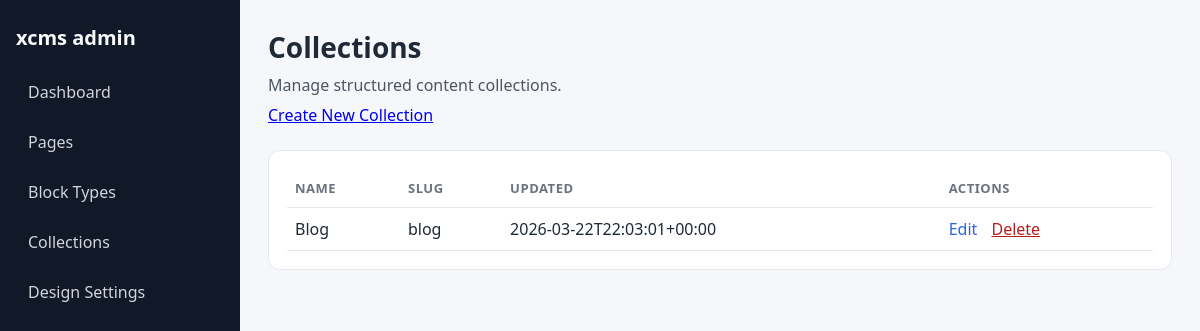
The app's page /admin/collections, older data.
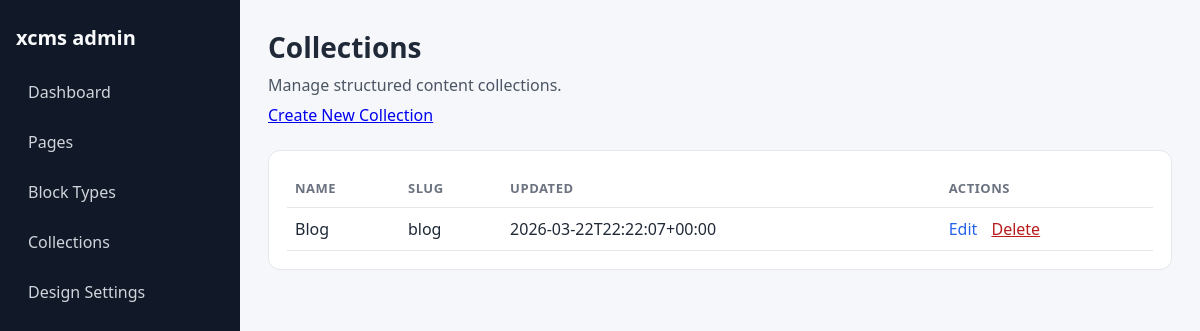
The same page, newer data.
### tables this page shows
CREATE TABLE collections (
    id INTEGER PRIMARY KEY AUTOINCREMENT,
    name TEXT NOT NULL,
    key TEXT NOT NULL,
    description TEXT,
    schema_json TEXT NOT NULL DEFAULT '{}',
    created_at TEXT NOT NULL,
    updated_at TEXT NOT NULL
);

### app/Core/View.php (called while the page is built, shortened)
<?php
class View
{
    private string $basePath;
    public function __construct()
    {
        $this->basePath = BASE_PATH . '/app/Views';
    }
    public function render(string $view, array $data = []): string
    {
        $path = $this->basePath . '/' . $view . '.php';
        extract($data, EXTR_SKIP);
        require $path;
        return ob_get_clean();
    }
}

### app/Core/Controller.php (called while the page is built, shortened)
<?php
abstract class Controller
{
    protected Response $response;
    public function __construct(Request $request, Response $response)
    {
        $this->response = $response;
    }
    protected function render(string $view, array $data = [], string $layout = 'main'): void
    {
        $viewEngine = new View();
        $content = $viewEngine->render($view, $data);
        if ($layout) {
            $layoutContent = $viewEngine->render('layouts/' . $layout, [
                'content' => $content,
                ...$data
            ]);
            $this->response->html($layoutContent);
        } else {
            $this->response->html($content);
        }
        $this->response->send();
    }
}

### app/Controllers/Admin/CollectionAdminController.php (called while the page is built, shortened)
<?php
class CollectionAdminController extends Controller
{
    private CollectionRepository $collectionRepository;
    public function __construct(Request $request, Response $response)
    {
        $this->collectionRepository = new CollectionRepository();
    }
    public function index(): void
    {
        $collections = $this->collectionRepository->all();
        $this->render('admin/collections/index', [
            'pageTitle' => 'Manage Collections',
            'collections' => $collections,
            'flash' => $this->readFlashFromQuery(),
        ], 'admin');
    }
    private function readFlashFromQuery(): ?array
    {
        return null;
    }
}

### public/index.php (called while the page is built, shortened)
<?php
try {
    $request = new Request();
    $response = new Response();
    $router = new Router();
    $routes = require dirname(__DIR__) . '/routes.php';
    foreach ($routes as $path => $handler) {
        $router->get($path, $handler);
        $router->post($path, $handler);
    }
    $router->setSlugFallback('PageController', 'show');
    $router->dispatch($request, $response);
} catch (\Exception $e) {
    http_response_code(500);
    echo '<h1>Error</h1>';
    echo '<p>' . htmlspecialchars($e->getMessage()) . '</p>';
    if (getenv('APP_DEBUG')) {
        echo '<pre>' . htmlspecialchars($e->getTraceAsString()) . '</pre>';
    }
}

### app/Core/Autoloader.php (called while the page is built, shortened)
<?php
class Autoloader
{
    private static string $basePath;
    public static function register(string $basePath): void
    {
        self::$basePath = $basePath;
    }
    public static function load(string $class): void
    {
        $path = self::$basePath . '/app/' . str_replace('\\', '/', substr($class, 4)) . '.php';
    }
}

### app/Core/Database.php (called while the page is built, shortened)
<?php
class Database
{
    private static ?PDO $instance = null;
    public static function initialize(string $dbPath): void
    {
        try {
            self::$instance = new PDO(
                'sqlite:' . $dbPath,
                null,
                null,
                [
                    PDO::ATTR_ERRMODE => PDO::ERRMODE_EXCEPTION,
                    PDO::ATTR_DEFAULT_FETCH_MODE => PDO::FETCH_ASSOC,
                ]
            );
        } catch (\PDOException $e) {
            throw new \RuntimeException('Database connection failed: ' . $e->getMessage());
        }
    }
    public static function connection(): PDO
    {
        return self::$instance;
    }
}

### app/Repositories/BaseRepository.php (called while the page is built, shortened)
<?php
abstract class BaseRepository
{
    protected string $table;
    protected PDO $db;
    public function __construct()
    {
        $this->db = Database::connection();
    }
    protected function hydrate(array $row): object
    {
        return new $this->modelClass($row);
    }
    protected function hydrateAll(array $rows): array
    {
        return array_map($this->hydrate(...), $rows);
    }
    public function all(): array
    {
        $stmt = $this->db->query("SELECT * FROM {$this->table}");
        return $this->hydrateAll($stmt->fetchAll(PDO::FETCH_ASSOC));
    }
}

### app/Models/CmsCollection.php (called while the page is built, shortened)
<?php
class CmsCollection
{
    public function fromArray(array $data): self
    {
        return $this;
    }
}

### app/Core/Request.php (called while the page is built, shortened)
<?php
class Request
{
    private string $method;
    private string $path;
    private array $server;
    public function __construct()
    {
        $this->server = $_SERVER;
        $this->method = $_SERVER['REQUEST_METHOD'] ?? 'GET';
        $this->path = $this->parsePath();
    }
    private function parsePath(): string
    {
        $requestUri = $this->server['REQUEST_URI'] ?? '/';
        $scriptName = $this->server['SCRIPT_NAME'] ?? '/';
        $path = parse_url($requestUri, PHP_URL_PATH);
        $basePath = dirname($scriptName);
        return rtrim($path ?: '/', '/') ?: '/';
    }
    public function getMethod(): string
    {
        return $this->method;
    }
    public function getPath(): string
    {
        return $this->path;
    }
}

### app/Views/admin/collections/index.php (the view, shortened to what this page needs)
<section class="admin-page-header">
    <h2>Collections</h2>
    <p>Manage structured content collections.</p>
    <p><a href="/admin/collections/create">Create New Collection</a></p>
</section>
<section class="admin-grid">
    <div class="stat-card">
        <?php if (empty($collections)): ?>
            <p>No collections found.</p>
        <?php else: ?>
            <table class="admin-table">
                <thead>
                <tr>
                    <th>Name</th>
                    <th>Slug</th>
                    <th>Updated</th>
                    <th>Actions</th>
                </tr>
                </thead>
                <tbody>
                <?php foreach ($collections as $collection): ?>
                    <tr>
                        <td><?= htmlspecialchars((string) $collection->name, ENT_QUOTES | ENT_SUBSTITUTE, 'UTF-8') ?></td>
                        <td><?= htmlspecialchars((string) $collection->key, ENT_QUOTES | ENT_SUBSTITUTE, 'UTF-8') ?></td>
                        <td><?= htmlspecialchars((string) ($collection->updated_at ?? '-'), ENT_QUOTES | ENT_SUBSTITUTE, 'UTF-8') ?></td>
                        <td>
                            <a href="/admin/collections/<?= (int) $collection->id ?>/edit">Edit</a>
                            <form method="post" action="/admin/collections" class="inline-form" onsubmit="return confirm('Delete this collection?');">
                                <button type="submit" class="link-button">Delete</button>
                            </form>
                        </td>
                    </tr>
                <?php endforeach; ?>
                </tbody>
            </table>
        <?php endif; ?>
    </div>
</section>

### app/Views/layouts/admin.php (shortened to what this page needs)
<!doctype html>
<html lang="en">
<head>
    <link rel="stylesheet" href="/assets/admin.css">
</head>
<body>
<div class="admin-shell">
    <aside class="admin-sidebar">
        <?php require BASE_PATH . '/app/Views/partials/admin_nav.php'; ?>
    </aside>
    <main class="admin-main">
        <?= $content ?>
    </main>
</div>
</body>
</html>

### app/Views/partials/admin_nav.php
<nav class="admin-nav">
    <h1 class="admin-logo">xcms admin</h1>
    <ul>
        <li><a href="/admin">Dashboard</a></li>
        <li><a href="/admin/pages">Pages</a></li>
        <li><a href="/admin/block-types">Block Types</a></li>
        <li><a href="/admin/collections">Collections</a></li>
        <li><a href="/admin/design">Design Settings</a></li>
    </ul>
</nav>

### app/Core/Router.php (shortened to what this page needs)
<?php
class Router
{
    private array $routes = [];
    private function registerRoute(string $method, string $path, array $handler): void
    {
        $key = $method . ':' . $path;
        $this->routes[$key] = $handler;
    }
    public function dispatch(Request $request, Response $response): void
    {
        $method = $request->getMethod();
        $path = $request->getPath();
        $match = $this->matchRoute($method, $path, $request);
        if ($match) {
            $this->executeRoute($match['handler'], $request, $response);
            return;
        }
    }
    private function matchRoute(string $method, string $path, Request $request): ?array
    {
        foreach ($this->routes as $key => $handler) {
            [$routeMethod, $routePath] = explode(':', $key, 2);
            if ($routeMethod !== $method) {
                continue;
            }
            $params = $this->parseParams($routePath, $path);
            if ($params !== null) {
                return ['handler' => $handler];
            }
        }
        return null;
    }
    private function parseParams(string $pattern, string $path): ?array
    {
        $pattern = preg_replace_callback('/:(\w+)/', function($m) {
            return '(?P<' . $m[1] . '>[^/]+)';
        }, $pattern);
        $pattern = '#^' . $pattern . '$#';
        if (preg_match($pattern, $path, $matches)) {
            return array_filter($matches, fn($k) => !is_numeric($k), ARRAY_FILTER_USE_KEY);
        }
        return null;
    }
    private function executeRoute(array $handler, Request $request, Response $response): void
    {
        $action = $handler['action'];
        $controller = new $className($request, $response);
        $controller->$action();
    }
}

### app/Core/Response.php (shortened to what this page needs)
<?php
class Response
{
    private ?string $body = null;
    public function html(string $content, ?int $status = null): self
    {
        $this->body = $content;
        return $this;
    }
    public function send(): void
    {
        if ($this->body !== null) {
            echo $this->body;
        }
    }
}

### public/assets/admin.css (style rules this page uses)
* { box-sizing: border-box; }
body { margin: 0; font-family: "Segoe UI", Tahoma, sans-serif; background: #f6f7fb; color: #1f2937; }
.admin-shell { min-height: 100vh; display: grid; grid-template-columns: 240px 1fr; }
.admin-sidebar { background: #111827; color: #e5e7eb; padding: 24px 16px; }
.admin-logo { margin: 0 0 20px; font-size: 20px; font-weight: 700; color: #f9fafb; }
.admin-nav ul { margin: 0; padding: 0; list-style: none; display: grid; gap: 8px; }
.admin-nav a { display: block; padding: 10px 12px; border-radius: 8px; color: #d1d5db; text-decoration: none; }
.admin-main { padding: 28px; }
.admin-page-header h2 { margin: 0; font-size: 28px; }
.admin-page-header p { margin: 8px 0 0; color: #4b5563; }
.admin-grid { margin-top: 24px; display: grid; gap: 16px; }
.stat-card { background: #ffffff; border: 1px solid #e5e7eb; border-radius: 12px; padding: 18px; }
.stat-card a { color: #2563eb; text-decoration: none; }
.admin-table { width: 100%; border-collapse: collapse; }
.admin-table th, .admin-table td { text-align: left; padding: 10px 8px; border-bottom: 1px solid #e5e7eb; vertical-align: middle; }
.admin-table th { font-size: 13px; text-transform: uppercase; letter-spacing: 0.04em; color: #6b7280; }
.inline-form { display: inline; margin-left: 10px; }
.link-button { border: 0; background: transparent; color: #b91c1c; text-decoration: underline; cursor: pointer; padding: 0; font: inherit; }

Row changes from the older to the newer data that the page shows:
changed collections "Blog": updated_at "2026-03-22T22:03:01+00:00" → "2026-03-22T22:22:07+00:00"
